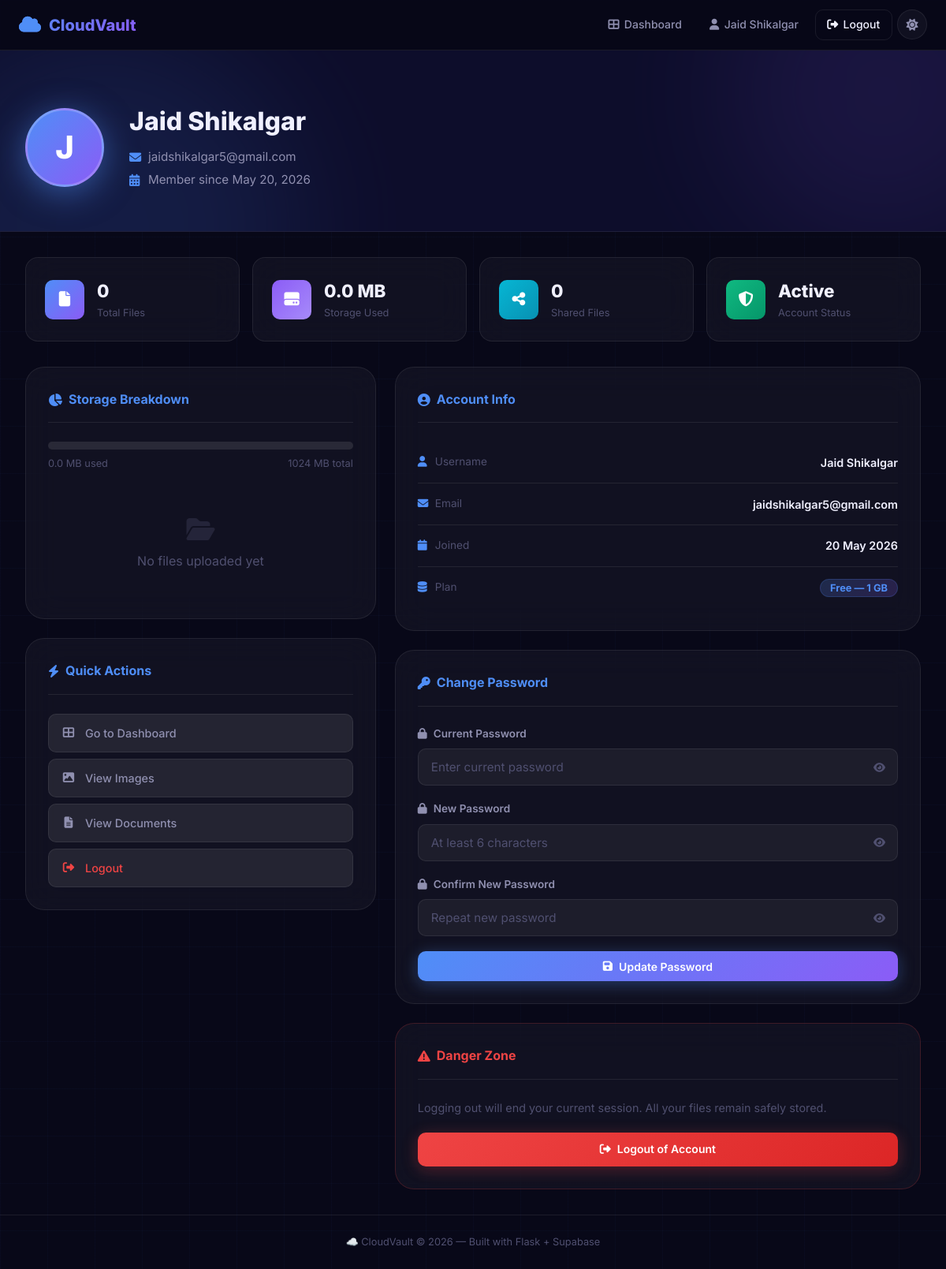
Screenshot of /profile (signed in) with the database file from the repository.
### app/models.py (models this page shows, shortened)
class User(UserMixin, db.Model):
    __tablename__ = 'users'
    id            = db.Column(db.Integer, primary_key=True)
    username      = db.Column(db.String(80), unique=True, nullable=False)
    email         = db.Column(db.String(120), unique=True, nullable=False)
    password_hash = db.Column(db.String(256), nullable=False)
    profile_pic   = db.Column(db.String(256), default='default.png')
    created_at    = db.Column(db.DateTime, default=datetime.utcnow)
    storage_used  = db.Column(db.Float, default=0.0)
    reset_token         = db.Column(db.String(100), unique=True)
    reset_token_expiry  = db.Column(db.DateTime)
    files = db.relationship(
        'File', backref='owner', lazy=True, cascade='all, delete-orphan'
    )

### app/profile.py (the view)
@profile.route('/profile')
@login_required
def profile_page():
    from app.models import File
    total_files = File.query.filter_by(user_id=current_user.id).count()
    shared_files = File.query.filter_by(
        user_id=current_user.id, is_shared=True
    ).count()
    storage_used_mb = current_user.storage_used / (1024 * 1024)
    storage_limit_mb = 1024
    storage_percent = min((storage_used_mb / storage_limit_mb) * 100, 100)
    file_types = db.session.query(
        File.file_type, db.func.count(File.id)
    ).filter_by(user_id=current_user.id).group_by(File.file_type).all()
    return render_template('profile.html',
                           total_files=total_files,
                           shared_files=shared_files,
                           storage_used_mb=round(storage_used_mb, 2),
                           storage_percent=round(storage_percent, 1),
                           file_types=file_types)

### app/models.py (called while the page is built)
@login_manager.user_loader
def load_user(user_id):
    return User.query.get(int(user_id))

### app/templates/profile.html (shortened to what this page needs)
{% extends 'base.html' %}
{% block content %}
<div class="profile-page">
    <div class="profile-hero">
        <div class="profile-hero-bg">
            <div class="orb orb-1"></div>
            <div class="orb orb-2"></div>
        </div>
        <div class="profile-hero-content">
            <div class="profile-avatar-large">
                {{ current_user.username[0].upper() }}
            </div>
            <div class="profile-identity">
                <h1>{{ current_user.username }}</h1>
                <p class="profile-email">
                    <i class="fas fa-envelope"></i>
                    {{ current_user.email }}
                </p>
                <p class="profile-joined">
                    <i class="fas fa-calendar-alt"></i>
                    Member since {{ current_user.created_at.strftime('%B %d, %Y') }}
                </p>
            </div>
        </div>
    </div>
    <div class="profile-body">
        <div class="profile-stats-row">
            <div class="pstat-card">
                <div class="pstat-icon">
                    <i class="fas fa-file"></i>
                </div>
                <div class="pstat-info">
                    <span class="pstat-value">{{ total_files }}</span>
                    <span class="pstat-label">Total Files</span>
                </div>
            </div>
            <div class="pstat-card">
                <div class="pstat-icon" style="background: linear-gradient(135deg, #8b5cf6, #a78bfa);">
                    <i class="fas fa-hdd"></i>
                </div>
                <div class="pstat-info">
                    <span class="pstat-value">{{ storage_used_mb }} MB</span>
                    <span class="pstat-label">Storage Used</span>
                </div>
            </div>
            <div class="pstat-card">
                <div class="pstat-icon" style="background: linear-gradient(135deg, #06b6d4, #0891b2);">
                    <i class="fas fa-share-alt"></i>
                </div>
                <div class="pstat-info">
                    <span class="pstat-value">{{ shared_files }}</span>
                    <span class="pstat-label">Shared Files</span>
                </div>
            </div>
            <div class="pstat-card">
                <div class="pstat-icon" style="background: linear-gradient(135deg, #10b981, #059669);">
                    <i class="fas fa-shield-alt"></i>
                </div>
                <div class="pstat-info">
                    <span class="pstat-value">Active</span>
                    <span class="pstat-label">Account Status</span>
                </div>
            </div>
        </div>
        <div class="profile-grid">
            <div class="profile-left">
                <div class="profile-card">
                    <div class="profile-card-header">
                        <h2><i class="fas fa-chart-pie"></i> Storage Breakdown</h2>
                    </div>
                    <div class="storage-overview">
                        <div class="storage-bar-large">
                        </div>
                        <div class="storage-labels">
                            <span>{{ storage_used_mb }} MB used</span>
                            <span>1024 MB total</span>
                        </div>
                    </div>
                    {% if file_types %}
                    <div class="file-types-list">
                        {% for ftype, count in file_types %}
                        <div class="file-type-row">
                            <div class="ftype-left">
                                <span class="ftype-dot"></span>
                                <span class="ftype-name">{{ ftype.upper() }}</span>
                            </div>
                            <div class="ftype-right">
                                <span class="ftype-count">
                                    {{ count }} file{{ 's' if count != 1 }}
                                </span>
                            </div>
                        </div>
                        {% endfor %}
                    </div>
                    {% else %}
                    <div class="empty-types">
                        <i class="fas fa-folder-open"></i>
                        <p>No files uploaded yet</p>
                    </div>
                    {% endif %}
                </div>
                <div class="profile-card">
                    <div class="profile-card-header">
                        <h2><i class="fas fa-bolt"></i> Quick Actions</h2>
                    </div>
                    <div class="quick-actions">
                        <a href="{{ url_for('files.dashboard') }}"
                           class="quick-action-btn">
                            <i class="fas fa-th-large"></i>
                            Go to Dashboard
                        </a>
                        <a href="{{ url_for('files.dashboard', type='image') }}"
                           class="quick-action-btn">
                            <i class="fas fa-image"></i>
                            View Images
                        </a>
                        <a href="{{ url_for('files.dashboard', type='document') }}"
                           class="quick-action-btn">
                            <i class="fas fa-file-alt"></i>
                            View Documents
                        </a>
                        <a href="{{ url_for('auth.logout') }}"
                           class="quick-action-btn danger">
                            <i class="fas fa-sign-out-alt"></i>
                            Logout
                        </a>
                    </div>
                </div>
            </div>
            <div class="profile-right">
                <div class="profile-card">
                    <div class="profile-card-header">
                        <h2><i class="fas fa-user-circle"></i> Account Info</h2>
                    </div>
                    <div class="account-info-list">
                        <div class="account-info-row">
                            <span class="info-label">
                                <i class="fas fa-user"></i> Username
                            </span>
                            <span class="info-value">{{ current_user.username }}</span>
                        </div>
                        <div class="account-info-row">
                            <span class="info-label">
                                <i class="fas fa-envelope"></i> Email
                            </span>
                            <span class="info-value">{{ current_user.email }}</span>
                        </div>
                        <div class="account-info-row">
                            <span class="info-label">
                                <i class="fas fa-calendar"></i> Joined
                            </span>
                            <span class="info-value">
                                {{ current_user.created_at.strftime('%d %B %Y') }}
                            </span>
                        </div>
                        <div class="account-info-row">
                            <span class="info-label">
                                <i class="fas fa-database"></i> Plan
                            </span>
                            <span class="info-value">
                                <span class="plan-badge">Free — 1 GB</span>
                            </span>
                        </div>
                    </div>
                </div>
                <div class="profile-card">
                    <div class="profile-card-header">
                        <h2><i class="fas fa-key"></i> Change Password</h2>
                    </div>
                   <form method="POST"
      action="{{ url_for('profile.change_password') }}"
      class="auth-form">
    <div class="form-group">
        <label>
            <i class="fas fa-lock"></i> Current Password
        </label>
        <div class="password-wrapper">
            <input type="password"
                   id="cur_pass"
                   name="current_password"
                   class="form-input"
                   placeholder="Enter current password"
                   required>
            <button type="button"
                    class="password-toggle"
                    onclick="togglePassword('cur_pass')">
                <i class="fas fa-eye" id="cur_pass-eye"></i>
            </button>
        </div>
    </div>
    <div class="form-group">
        <label>
            <i class="fas fa-lock"></i> New Password
        </label>
        <div class="password-wrapper">
            <input type="password"
                   id="new_pass"
                   name="new_password"
                   class="form-input"
                   placeholder="At least 6 characters"
                   minlength="6"
                   required>
            <button type="button"
                    class="password-toggle"
                    onclick="togglePassword('new_pass')">
                <i class="fas fa-eye" id="new_pass-eye"></i>
            </button>
        </div>
    </div>
    <div class="form-group">
        <label>
            <i class="fas fa-lock"></i> Confirm New Password
        </label>
        <div class="password-wrapper">
            <input type="password"
                   id="conf_pass"
                   name="confirm_password"
                   class="form-input"
                   placeholder="Repeat new password"
                   required>
            <button type="button"
                    class="password-toggle"
                    onclick="togglePassword('conf_pass')">
                <i class="fas fa-eye" id="conf_pass-eye"></i>
            </button>
        </div>
    </div>
    <button type="submit" class="btn btn-primary btn-full">
        <i class="fas fa-save"></i> Update Password
    </button>
</form>
                </div>
                <div class="profile-card danger-zone">
                    <div class="profile-card-header">
                        <h2><i class="fas fa-exclamation-triangle"></i> Danger Zone</h2>
                    </div>
                    <p class="danger-desc">
                        Logging out will end your current session.
                        All your files remain safely stored.
                    </p>
                    <a href="{{ url_for('auth.logout') }}"
                       class="btn btn-danger btn-full"
                       onclick="return confirm('Are you sure you want to logout?')">
                        <i class="fas fa-sign-out-alt"></i> Logout of Account
                    </a>
                </div>
            </div>
        </div>
    </div>
</div>
{% endblock %}

### app/templates/base.html (shortened to what this page needs)
<!DOCTYPE html>
<html lang="en" data-theme="dark">
<head>
    <link rel="stylesheet" href="https://cdnjs.cloudflare.com/ajax/libs/font-awesome/6.5.0/css/all.min.css">
    <link rel="stylesheet" href="{{ url_for('static', filename='css/style.css') }}">
</head>
<body>
<nav class="navbar">
    <div class="nav-container">
        <a href="{{ url_for('main.index') }}" class="nav-logo">
            <i class="fas fa-cloud"></i>
            <span>CloudVault</span>
        </a>
        <div class="nav-links" id="navLinks">
            {% if current_user.is_authenticated %}
                <a href="{{ url_for('files.dashboard') }}" class="nav-link">
                    <i class="fas fa-th-large"></i>
                    <span>Dashboard</span>
                </a>
                <a href="{{ url_for('profile.profile_page') }}" class="nav-link">
                    <i class="fas fa-user"></i>
                    <span>{{ current_user.username }}</span>
                </a>
                <a href="{{ url_for('auth.logout') }}" class="nav-link btn-outline">
                    <i class="fas fa-sign-out-alt"></i>
                    <span>Logout</span>
                </a>
            {% endif %}
            <button class="theme-toggle" id="themeToggle" title="Toggle theme">
                <i class="fas fa-moon" id="themeIcon"></i>
            </button>
        </div>
    </div>
</nav>
    <main>
        {% block content %}{% endblock %}
    </main>
    <footer class="footer">
        <p>☁️ CloudVault &copy; 2026 — Built with Flask + Supabase</p>
    </footer>
</body>
</html>

### rows the page displays
User: username "Jaid Shikalgar", username "J", email "jaidshikalgar5@gmail.com", created_at "May 20, 2026", created_at "20 May 2026"

### other values shown
{{ total_files }} "0"
{{ storage_used_mb }} "0.0"
{{ shared_files }} "0"
